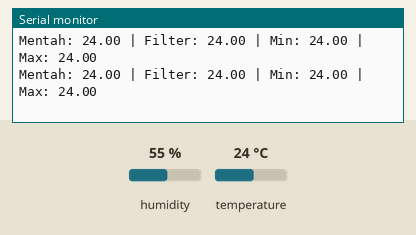
This sketch was run on a simulated ESP32. On the bench: the last lines printed to the serial monitor. The test bench sets the inputs (shaded band); at power-on: temperature 24 °C, humidity 55 %.

Above: at 2.8 s.
2.9 s: temperature set to 12 °C
At 5.0 s:
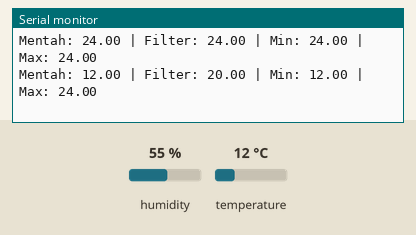
5.6 s: temperature set to 19 °C
At 6.7 s:
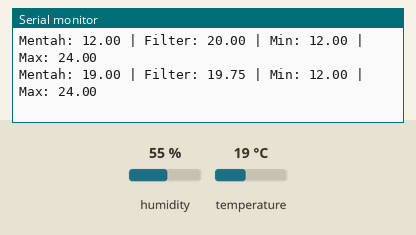
Timing chart, 0 to 8.6 s (numbered marks = the images above; inputs shaded):
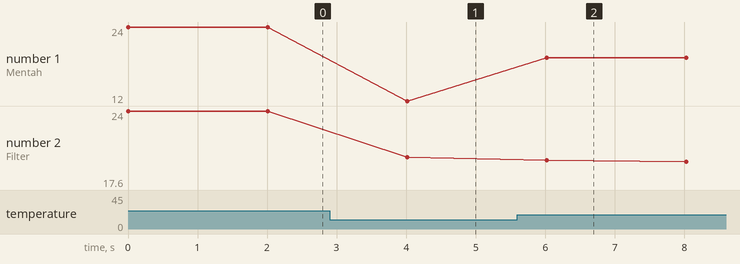

Measured:
- after the input at 2.9 s, the serial monitor: prints a new line after 1.1 s (image 1)
- after the input at 5.6 s, the serial monitor: prints a new line after 0.42 s (image 2)
- plotted number 1: 24 → 12 after the input at 2.9 s, 12 → 19 after the input at 5.6 s
- plotted number 2: 24 → 20 after the input at 2.9 s, 20 → 19 after the input at 5.6 s

The sketch:

Percobaan_5A.ino
```cpp
// =====================================================
// Modul 5 - Percobaan 5A
// Pengolahan Data Sensor pada ESP32 (Edge Processing)
// Moving Average (N = 5) + pencatatan suhu Min/Max
// =====================================================

#include <DHT.h>              // pustaka sensor DHT

#define DHTPIN 4              // sensor DHT22 dihubungkan ke GPIO 4
#define DHTTYPE DHT22         // tipe sensor yang digunakan

DHT dht(DHTPIN, DHTTYPE);     // membuat objek sensor DHT

const int N = 5;              // jumlah sampel moving average
float buffer[N];              // menyimpan N pembacaan terakhir
int indeks = 0;               // posisi penulisan berikutnya pada buffer
int jumlah = 0;               // jumlah sampel yang sudah terisi

float suhuMin = 1000.0;       // nilai awal besar agar pembacaan pertama menjadi minimum
float suhuMax = -1000.0;      // nilai awal kecil agar pembacaan pertama menjadi maksimum

// Menghitung rata-rata bergerak dari N pembacaan terakhir
float hitungMovingAverage(float nilaiBaru) {
  buffer[indeks] = nilaiBaru;        // simpan nilai baru ke buffer
  indeks = (indeks + 1) % N;         // geser indeks, kembali ke 0 jika mencapai N (circular buffer)
  if (jumlah < N) jumlah++;          // tambah jumlah sampel sampai buffer penuh

  float total = 0;
  for (int i = 0; i < jumlah; i++) { // jumlahkan seluruh isi buffer yang sudah terisi
    total += buffer[i];
  }
  return total / jumlah;             // rata-rata
}

void setup() {
  Serial.begin(115200);              // baud rate Serial Monitor
  dht.begin();                       // inisialisasi sensor
}

void loop() {
  float suhu = dht.readTemperature();   // baca suhu (°C)

  if (isnan(suhu)) {                    // pembacaan gagal -> abaikan
    Serial.println("Pembacaan gagal, data diabaikan");
  } else {
    float suhuFilter = hitungMovingAverage(suhu);  // data hasil filter

    if (suhu < suhuMin) suhuMin = suhu; // perbarui nilai minimum
    if (suhu > suhuMax) suhuMax = suhu; // perbarui nilai maksimum

    Serial.print("Mentah: ");
    Serial.print(suhu);
    Serial.print(" | Filter: ");
    Serial.print(suhuFilter);
    Serial.print(" | Min: ");
    Serial.print(suhuMin);
    Serial.print(" | Max: ");
    Serial.println(suhuMax);
  }

  delay(2000);                          // pembacaan setiap 2 detik
}
```
